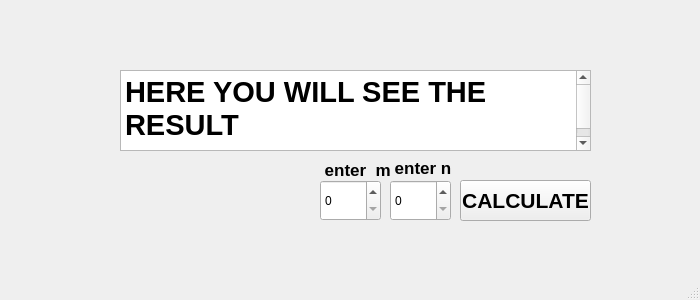
<?xml version="1.0" encoding="UTF-8"?>
<ui version="4.0">
 <class>MainWindow</class>
 <widget class="QMainWindow" name="MainWindow">
  <property name="geometry">
   <rect>
    <x>0</x>
    <y>0</y>
    <width>700</width>
    <height>300</height>
   </rect>
  </property>
  <property name="minimumSize">
   <size>
    <width>700</width>
    <height>300</height>
   </size>
  </property>
  <property name="maximumSize">
   <size>
    <width>700</width>
    <height>300</height>
   </size>
  </property>
  <property name="windowTitle">
   <string>MainWindow</string>
  </property>
  <widget class="QWidget" name="centralwidget">
   <widget class="QSpinBox" name="mVariant">
    <property name="geometry">
     <rect>
      <x>320</x>
      <y>180</y>
      <width>61</width>
      <height>41</height>
     </rect>
    </property>
   </widget>
   <widget class="QSpinBox" name="nVariant">
    <property name="geometry">
     <rect>
      <x>390</x>
      <y>180</y>
      <width>61</width>
      <height>41</height>
     </rect>
    </property>
   </widget>
   <widget class="QTextBrowser" name="Output">
    <property name="geometry">
     <rect>
      <x>120</x>
      <y>70</y>
      <width>471</width>
      <height>81</height>
     </rect>
    </property>
    <property name="minimumSize">
     <size>
      <width>50</width>
      <height>50</height>
     </size>
    </property>
    <property name="font">
     <font>
      <pointsize>29</pointsize>
     </font>
    </property>
    <property name="html">
     <string>&lt;!DOCTYPE HTML PUBLIC &quot;-//W3C//DTD HTML 4.0//EN&quot; &quot;http://www.w3.org/TR/REC-html40/strict.dtd&quot;&gt;
&lt;html&gt;&lt;head&gt;&lt;meta name=&quot;qrichtext&quot; content=&quot;1&quot; /&gt;&lt;meta charset=&quot;utf-8&quot; /&gt;&lt;style type=&quot;text/css&quot;&gt;
p, li { white-space: pre-wrap; }
hr { height: 1px; border-width: 0; }
li.unchecked::marker { content: &quot;\2610&quot;; }
li.checked::marker { content: &quot;\2612&quot;; }
&lt;/style&gt;&lt;/head&gt;&lt;body style=&quot; font-family:'Ubuntu'; font-size:29pt; font-weight:400; font-style:normal;&quot;&gt;
&lt;p style=&quot; margin-top:0px; margin-bottom:0px; margin-left:0px; margin-right:0px; -qt-block-indent:0; text-indent:0px;&quot;&gt;&lt;span style=&quot; font-size:22pt; font-weight:700;&quot;&gt;HERE YOU WILL SEE THE RESULT&lt;/span&gt;&lt;/p&gt;
&lt;p style=&quot;-qt-paragraph-type:empty; margin-top:0px; margin-bottom:0px; margin-left:0px; margin-right:0px; -qt-block-indent:0; text-indent:0px; font-size:11pt;&quot;&gt;&lt;br /&gt;&lt;/p&gt;&lt;/body&gt;&lt;/html&gt;</string>
    </property>
   </widget>
   <widget class="QPushButton" name="pushButton">
    <property name="geometry">
     <rect>
      <x>460</x>
      <y>180</y>
      <width>131</width>
      <height>41</height>
     </rect>
    </property>
    <property name="font">
     <font>
      <pointsize>16</pointsize>
      <bold>true</bold>
     </font>
    </property>
    <property name="text">
     <string>CALCULATE</string>
    </property>
   </widget>
   <widget class="QLabel" name="label">
    <property name="geometry">
     <rect>
      <x>320</x>
      <y>160</y>
      <width>71</width>
      <height>20</height>
     </rect>
    </property>
    <property name="font">
     <font>
      <pointsize>13</pointsize>
      <bold>true</bold>
     </font>
    </property>
    <property name="text">
     <string> enter  m</string>
    </property>
   </widget>
   <widget class="QLabel" name="label_2">
    <property name="geometry">
     <rect>
      <x>390</x>
      <y>160</y>
      <width>71</width>
      <height>16</height>
     </rect>
    </property>
    <property name="font">
     <font>
      <pointsize>13</pointsize>
      <bold>true</bold>
     </font>
    </property>
    <property name="text">
     <string> enter n</string>
    </property>
   </widget>
  </widget>
  <widget class="QMenuBar" name="menubar">
   <property name="geometry">
    <rect>
     <x>0</x>
     <y>0</y>
     <width>700</width>
     <height>22</height>
    </rect>
   </property>
  </widget>
  <widget class="QStatusBar" name="statusbar"/>
 </widget>
 <resources/>
 <connections/>
</ui>
